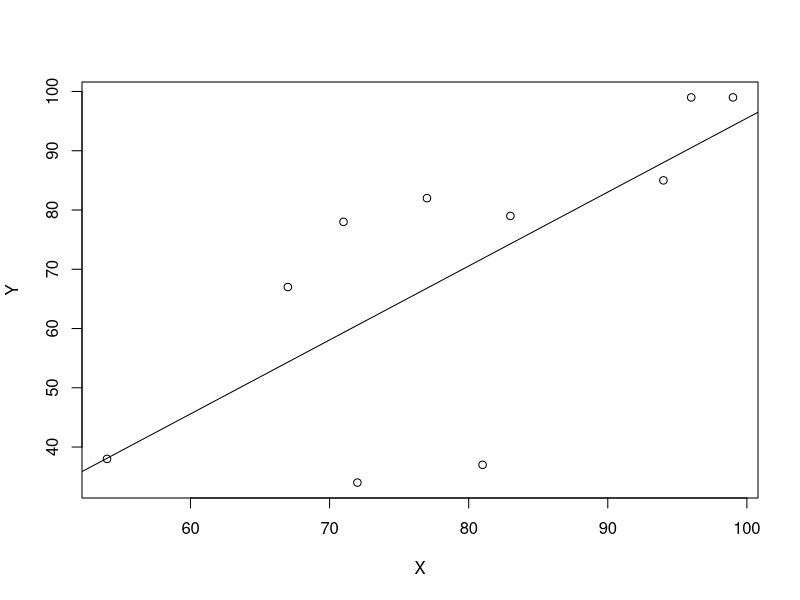

This chart was generated by the following R code:
## ---- chunk 1
frame = data.frame(X=c(77,54,71,72,81,94,96,99,83,67),Y=c(82,38,78,34,37,85,99,99,79,67))
frame=t(frame)

knitr::kable(frame, raw.names = c("X","Y"), align = "lccrr")
## ---- chunk 2
X=c(77,54,71,72,81,94,96,99,83,67)
Y=c(82,38,78,34,37,85,99,99,79,67)
fit <- lm(Y~X)
summary(fit) 
## ---- chunk 3
confint(fit)
## ---- chunk 4
plot(X,Y)
abline(fit)
## ---- chunk 5
predict(fit,newdata = data.frame(X=c(55)))
